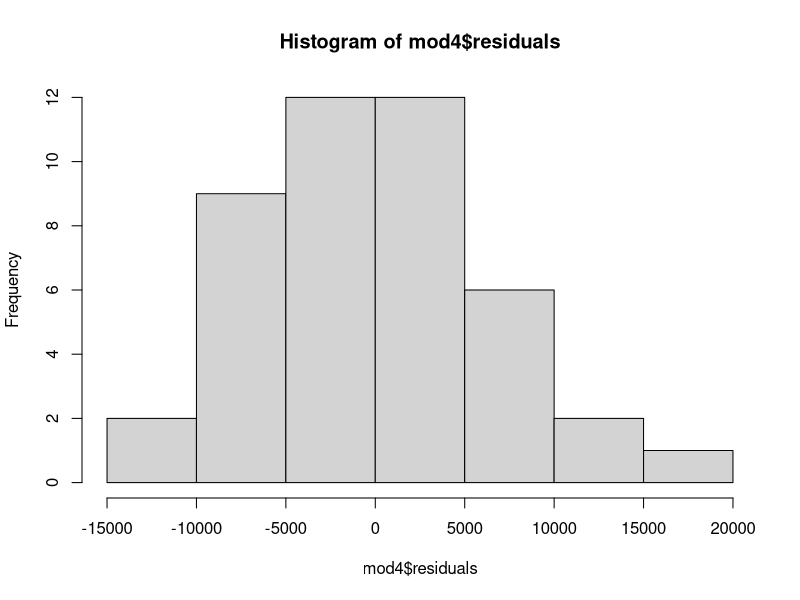
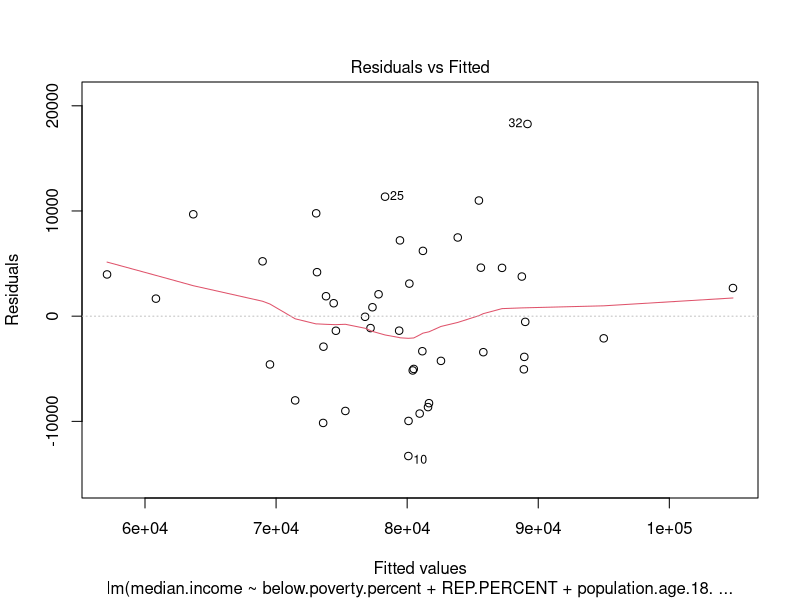
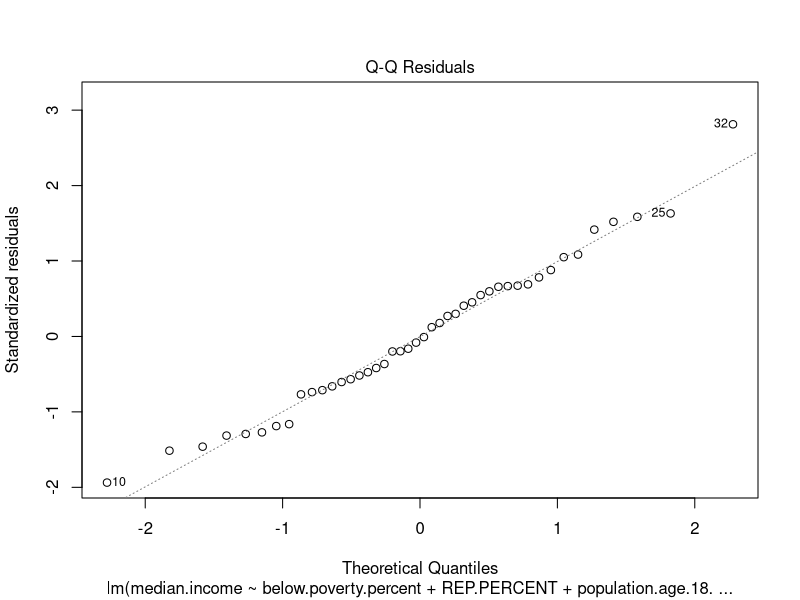
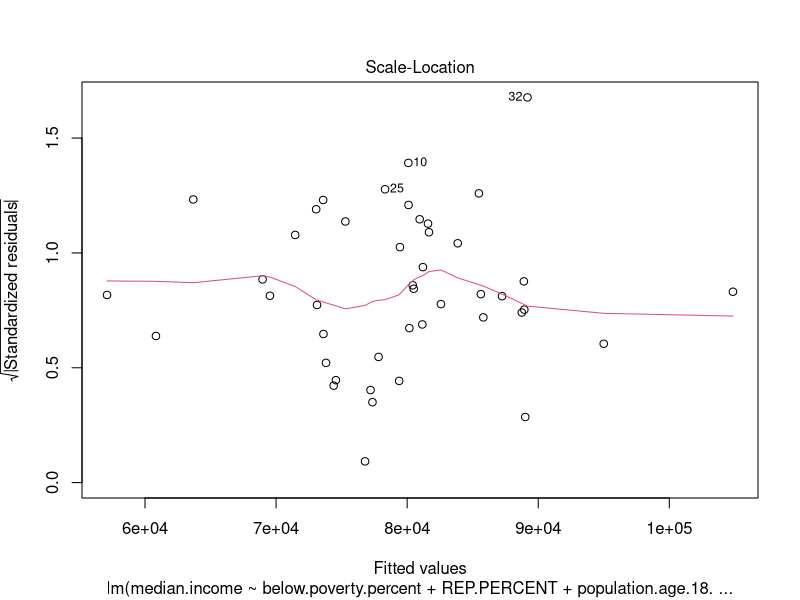
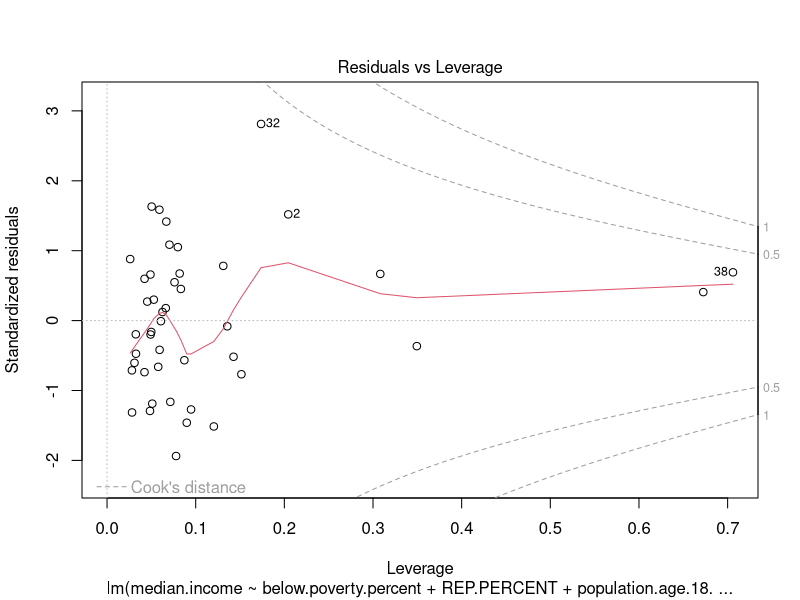
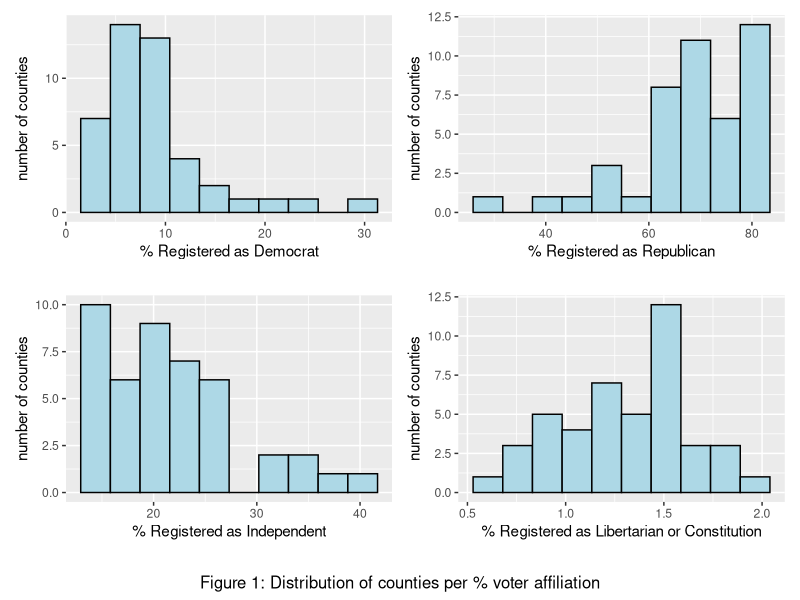
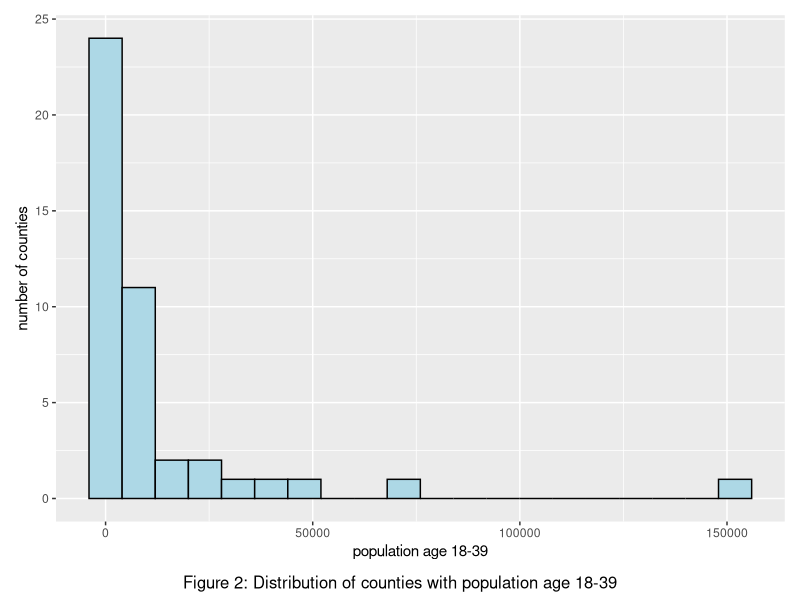
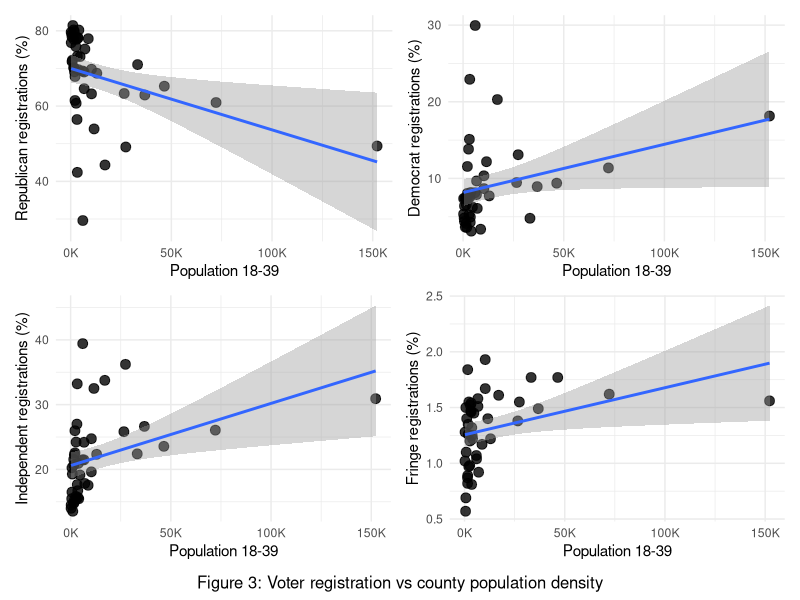

Generate these figures, in order, with R:
## ---- chunk 1

knitr::opts_chunk$set(echo = TRUE, warning = FALSE, message = FALSE)

## ---- chunk 2

# Set working directory 
# C:\Users\alexm\REPOS\CRANE\VaccinationHesitancy
setwd("C:/Users/alexm/REPOS/CRANE/VaccinationHesitancy/Analysis")


## ---- chunk 3

# loading the data from https://hdpulse.nimhd.nih.gov and Idaho Board of Election

data_poverty <- read.csv("../data/IdahoCounties_Poverty.csv", skip = 4)
data_education <- read.csv("../data/IdahoCounties_Education.csv", skip = 5)
data_medianincome <- read.csv("../data/IdahoCounties_MedianIncome.csv", skip = 4)
data_languageisolation <- read.csv("../data/IdahoCounties_LanguageIsolation.csv", skip = 4)
data_population <- read.csv("../data/IdahoCounties_Population.csv")
data_voters <- read.csv("../data/2025IdahoVoters.csv", skip = 1)

# change class of Voter Counts to Integer
data_voters$CON <- as.integer(
  gsub(",", "", data_voters$CON))
data_voters$DEM <- as.integer(
  gsub(",", "", data_voters$DEM))
data_voters$LIB <- as.integer(
  gsub(",", "", data_voters$LIB))
data_voters$REP <- as.integer(
  gsub(",", "", data_voters$REP))
data_voters$UNA <- as.integer(
  gsub(",", "", data_voters$UNA))
data_voters$Total <- as.integer(
  gsub(",", "", data_voters$Total))


## ---- chunk 4

# sum voter registration for fringe parties
data_voters$FRINGE.PERCENT <- data_voters$CON.PERCENT + data_voters$LIB.PERCENT

## ---- chunk 5

library(patchwork)
library(ggplot2)
hist_fringe <- ggplot(data_voters, aes(x = FRINGE.PERCENT)) +
  geom_histogram(bins = 10,
                 fill = "lightblue",
                 color = "black") +
  labs(caption = "", 
       x = "% Registered as Libertarian or Constitution",
       y = "number of counties")

# county with Max Fringe Voters - which county has the highest value?
max(data_voters$FRINGE.PERCENT)
data_voters$COUNTY[which.max(data_voters$FRINGE.PERCENT)]
data_voters$FIPS[which.max(data_voters$FRINGE.PERCENT)]

hist_dem <- ggplot(data_voters, aes(x = DEM.PERCENT)) +
  geom_histogram(bins = 10,
                 fill = "lightblue",
                 color = "black") +
  labs(caption = "", 
       x = "% Registered as Democrat",
       y = "number of counties")

hist_rep <- ggplot(data_voters, aes(x = REP.PERCENT)) +
  geom_histogram(bins = 10,
                 fill = "lightblue",
                 color = "black") +
  labs(caption = "", 
       x = "% Registered as Republican",
       y = "number of counties")

hist_ind <- ggplot(data_voters, aes(x = UNA.PERCENT)) +
  geom_histogram(bins = 10,
                 fill = "lightblue",
                 color = "black") +
  labs(caption = "", 
       x = "% Registered as Independent",
       y = "number of counties")

# county with Max Republican registered Voters - which county has the highest value?
max(data_voters$REP.PERCENT)
data_voters$COUNTY[which.max(data_voters$REP.PERCENT)]
data_voters$FIPS[which.max(data_voters$REP.PERCENT)]


Fig1 <- (hist_dem + hist_rep) / (hist_ind + hist_fringe) +
  plot_annotation(caption = "Figure 1: Distribution of counties per % voter affiliation", 
                  theme = theme (plot.caption = element_text(size=12, hjust=0.5)
                    ))

# save plot to a output file
ggsave(
  filename = "../output/Counties_n_VoterRegistration.png",
  plot = Fig1,
  width = 8.5,
  height = 10, 
  dpi =300
)


## ---- chunk 6
library(dplyr)

data <- data_poverty %>%
  full_join(data_education, by = "FIPS") %>%
  full_join(data_medianincome, by = "FIPS") %>%
  full_join(data_languageisolation, by = "FIPS") %>%
  full_join(data_population, by = "FIPS") %>%
  full_join(data_voters, by = "FIPS")
  
# rename columns
colnames(data)[1] <- "county"
colnames(data)[3] <- "below.poverty.percent"
colnames(data)[7] <- "below.education.percent"
colnames(data)[11] <- "median.income"
colnames(data)[14] <- "language.isolation.percent"
colnames(data)[19] <- "population.age.18.39"

head(data$median.income)

# change class of median income from character to integer
data$median.income <- as.integer(
  gsub(",", "", data$median.income)
)

# write csv file for merged date

write.csv(data,"../data/social_Idaho.csv")

## ---- chunk 7

library(patchwork)
library(scales)
library(ggplot2)
hist_pop <- ggplot(data, aes(x = population.age.18.39)) +
  geom_histogram(bins = 20,
                 fill = "lightblue",
                 color = "black") +
  labs(x = "population age 18-39",
       y = "number of counties")

Fig2 <- hist_pop +
    plot_annotation(caption = "Figure 2: Distribution of counties with population age 18-39",             theme = theme (
                      plot.caption = element_text(size=12, hjust=0.5)
                    ))

# save plot to a output file
ggsave(
  filename = "../output/Counties_n_Population.png",
  plot = Fig2,
  width = 8.5,
  height = 10, 
  dpi =300
)

# county with Max Fringe Voters - which county has the highest value?
max(data$population.age.18.39)
data$COUNTY[which.max(data$population.age.18.39)]
data$FIPS[which.max(data$population.age.18.39)]

# visualisation of population numbers and republican registrations %
library(ggplot2)
density_vs_rep <- ggplot(data, aes(x = population.age.18.39, y = REP.PERCENT)) +
  geom_point(size = 3, alpha = 0.8)  +
  scale_x_continuous(labels = label_number(scale = 1e-3, suffix = "K")) +
  geom_smooth(method=lm) +
  labs(
    x = "Population 18-39",
    y = "Republican registrations (%)" ) +
  theme_minimal() 


# visualisation of population numbers and democrat registrations %
library(ggplot2)
density_vs_dem <- ggplot(data, aes(x = population.age.18.39, y = DEM.PERCENT)) +
  geom_point(size = 3, alpha = 0.8)  +
  scale_x_continuous(labels = label_number(scale = 1e-3, suffix = "K")) +
  geom_smooth(method=lm) +
  labs(
    x = "Population 18-39",
    y = "Democrat registrations (%)" ) +
  theme_minimal() 



# visualisation of population numbers and independant registrations %
library(ggplot2)
density_vs_ind <- ggplot(data, aes(x = population.age.18.39, y = UNA.PERCENT)) +
  geom_point(size = 3, alpha = 0.8)  +
  scale_x_continuous(labels = label_number(scale = 1e-3, suffix = "K")) +
  geom_smooth(method=lm) +
  labs(
    x = "Population 18-39",
    y = "Independent registrations (%)" ) +
  theme_minimal() 

# visualisation of population numbers and fringe registrations %
library(ggplot2)
density_vs_fringe <- ggplot(data, aes(x = population.age.18.39, y = FRINGE.PERCENT)) +
  geom_point(size = 3, alpha = 0.8)  +
  scale_x_continuous(labels = label_number(scale = 1e-3, suffix = "K")) +
  geom_smooth(method=lm) +
  labs(
    x = "Population 18-39",
    y = "Fringe registrations (%)" ) +
  theme_minimal() 

Fig3 <-   (density_vs_rep + density_vs_dem) /
  (density_vs_ind + density_vs_fringe) +
    plot_annotation(caption = "Figure 3: Voter registration vs county population density",
                    theme = theme (plot.caption = element_text(size=12, hjust=0.5)
                                               ))

# save plot to a output file
ggsave(
  filename = "../output/Population_n_VoterRegistration.png",
  plot = Fig3,
  width = 8.5,
  height = 10, 
  dpi =300
)
## ---- chunk 8

str(data)

library(patchwork)
library(scales)

# visualisation of median.income and below.education.percent
library(ggplot2)
edu_vs_income <- ggplot(data, aes(x = below.education.percent, y = median.income)) +
  geom_point(size = 3, alpha = 0.8)  +
  scale_y_continuous(labels = label_number(scale = 1e-3, suffix = "K")) +
  geom_smooth(method=lm) +
  labs(
    x = "below education (%)",
    y = "median income ($)" ) +
  theme_minimal() 


# visualisation of  median income & language isolation 
library(ggplot2)
lang_vs_income <- ggplot(data, aes(x = language.isolation.percent, y = median.income)) +
  geom_point(size = 3, alpha = 0.8)  +
  scale_y_continuous(labels = label_number(scale = 1e-3, suffix = "K")) +
  geom_smooth(method=lm) +
  labs(
    x = "language isolation (%)",
    y = "median income ($)" ) +
  theme_minimal() 


# visualisation of median.income and below.education.percent
library(ggplot2)
poverty_vs_income <- ggplot(data, aes(x = below.poverty.percent, y = median.income)) +
  geom_point(size = 3, alpha = 0.8)  +
  scale_y_continuous(labels = label_number(scale = 1e-3, suffix = "K")) +
  geom_smooth(method=lm) +
  labs(
    x = "below poverty level (%)",
    y = "median income ($)" ) +
  theme_minimal() 


# visualisation of median.income and republican registrations %
library(ggplot2)
rep_vs_income <- ggplot(data, aes(x = REP.PERCENT, y = median.income)) +
  geom_point(size = 3, alpha = 0.8)  +
  scale_y_continuous(labels = label_number(scale = 1e-3, suffix = "K")) +
  geom_smooth(method=lm) +
  labs(
    x = "republican registrations (%)",
    y = "median income ($)" ) +
  theme_minimal() 


# visualisation of median.income and democrat registrations %
library(ggplot2)
dem_vs_income <- ggplot(data, aes(x = DEM.PERCENT, y = median.income)) +
  geom_point(size = 3, alpha = 0.8)  +
  scale_y_continuous(labels = label_number(scale = 1e-3, suffix = "K")) +
  geom_smooth(method=lm) +
  labs(
    x = "democrat registrations (%)",
    y = "median income ($)" ) +
  theme_minimal() 


# visualisation of median.income and independent registrations %
library(ggplot2)
ind_vs_income <- ggplot(data, aes(x = UNA.PERCENT, y = median.income)) +
  geom_point(size = 3, alpha = 0.8)  +
  scale_y_continuous(labels = label_number(scale = 1e-3, suffix = "K")) +
  geom_smooth(method=lm) +
  labs(
    x = "independent registrations (%)",
    y = "median income ($)" ) +
  theme_minimal() 

# visualisation of median.income and fringe registrations %
library(ggplot2)
fringe_vs_income <- ggplot(data, aes(x = FRINGE.PERCENT, y = median.income)) +
  geom_point(size = 3, alpha = 0.8)  +
  scale_y_continuous(labels = label_number(scale = 1e-3, suffix = "K")) +
  geom_smooth(method=lm) +
  labs(
    x = "libertarian & constitution registrations (%)",
    y = "median income ($)" ) +
  theme_minimal() 

Fig4 <- (edu_vs_income / lang_vs_income / poverty_vs_income) +
  plot_annotation(caption = "Figure 4: County median income vs social determinants", 
                  theme = theme (plot.caption = element_text(size=12, hjust=0.5)
                    ))

# save plot to a output file
ggsave(
  filename = "../output/Income_n_EducationPovertyLanguage.png",
  plot = Fig4,
  width = 8.5,
  height = 10, 
  dpi =300
)
 
Fig5 <- (rep_vs_income + dem_vs_income)  /
(ind_vs_income + fringe_vs_income) +
  plot_annotation(caption = "Figure 5: County median income vs voter registration", 
                  theme = theme (plot.caption = element_text(size=12, hjust=0.5)
                    ))

# save plot to a output file
ggsave(
  filename = "../output/Income_n_VoterRegistration.png",
  plot = Fig5,
  width = 8.5,
  height = 10, 
  dpi =300
)
## ---- chunk 9

# fit model

mod= lm( median.income ~ REP.PERCENT + language.isolation.percent + population.age.18.39 + below.poverty.percent + below.education.percent , data=data)

summary(mod)

## ---- chunk 10

library(car)

# VIF
vif(mod)


## ---- chunk 11

mod1= lm( median.income ~ below.poverty.percent , data=data)

summary(mod1)


mod2= lm( median.income ~ below.poverty.percent + REP.PERCENT , data=data)

summary(mod2)

mod3= lm( median.income ~ below.poverty.percent + REP.PERCENT + population.age.18.39, data=data)

summary(mod3)

mod4= lm( median.income ~ below.poverty.percent + REP.PERCENT + population.age.18.39 + language.isolation.percent, data=data)

summary(mod4)



## ---- chunk 12

hist(mod4$residuals)
shapiro.test(mod4$residuals)

plot(mod4)


# calculate mean and sd of median income variable and population variable

meanI <- mean(data$median.income)
sdI <- sd(data$median.income)
medianP <- median(data$population.age.18.39)
IQRP <- IQR(data$population.age.18.39)
